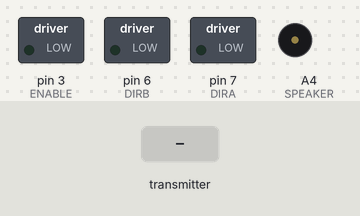
Recording of a sketch running on a simulated Arduino Uno, built with avr-gcc and run on an emulated ATmega328P. Shown: switched loads named in the sketch (green lamp = pin HIGH), buzzer (waves = sounding). The inputs (shaded band) are chosen by the test bench. No radio packets arrive unless stated.

Above: at 1.2 s.
1.3 s: the transmitter starts sending msg.0 = 1
At 2.9 s:
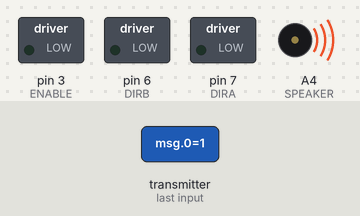
At 7.4 s:
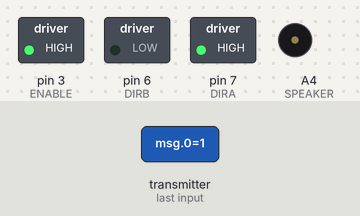
Timing chart, 0 to 10.3 s (numbered marks = the images above; inputs shaded):
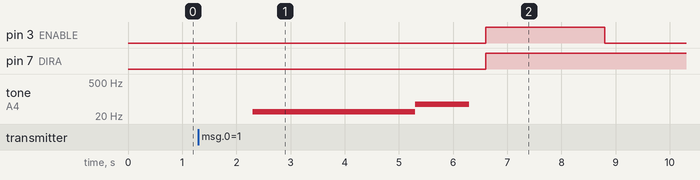

Measured:
- after the input at 1.3 s, pin 3 (ENABLE): LOW → HIGH after 5.3 s, → LOW 2.2 s later; pin 7 (DIRA): LOW → HIGH after 5.3 s; tone on A4 (SPEAKER): silent → 30 Hz after 1.0 s, → 60 Hz 3.0 s later, → silent 1.0 s later

The sketch:

receiver_code_robot.ino
```cpp
#include <SPI.h>      //SPI library for communicate with the nRF24L01+
#include "RF24.h"     //The main library of the nRF24L01+

//Define enable pins of the Motors
const int ENABLE = 3;
const byte redLED = 4;
const byte greenLED = 5;
int SPEAKER = A4;    // The speaker is on pin 8

//Define control pins of the Motors
//If the motors rotate in the opposite direction, you can change the positions of the following pin numbers
const int DIRA = 7;    // Motor (+)
const int DIRB = 6;    // Motor (-)

//variables definition
int msg[1];
int data;
int buzzer_state = 0;
int A = 0;
int B = 0;
int C = 0;

//Define object from RF24 library - 9 and 10 are a digital pin numbers to which signals CE and CSN are connected
RF24 radio(9,10);

//Create a pipe addresses for the communicate
const uint64_t pipe = 0xE8E8F0F0E1LL;

//function that makes the robot walk a specific number of steps
int step(int i) {
  //drive step(s)
  analogWrite(ENABLE,255); //enable on at speed 255
  digitalWrite(DIRA,HIGH); //one way
  digitalWrite(DIRB,LOW);
  delay(i * 2200);
  analogWrite(ENABLE,0); //enable off
}

//functino that activates a buzzer sequence
int buzzer() {

  digitalWrite(redLED, HIGH);
  tone(SPEAKER, 30, 1500);
  delay(1000);
  digitalWrite(redLED, LOW);

  digitalWrite(redLED, HIGH);
  tone(SPEAKER, 30, 1500);
  delay(1000);
  digitalWrite(redLED, LOW);

  digitalWrite(redLED, HIGH);
  tone(SPEAKER, 30, 1500);
  delay(1000);
  digitalWrite(redLED, LOW);

  digitalWrite(greenLED, HIGH);
  tone(SPEAKER, 60, 1000);
  delay(1300);
}

void setup(){
  //Define the motor pins as OUTPUT
  pinMode(ENABLE,OUTPUT);
  pinMode(DIRA,OUTPUT);
  pinMode(DIRB,OUTPUT);
  pinMode(SPEAKER, OUTPUT);

  Serial.begin(9600);
  radio.begin();                    //Start the nRF24 communicate
  radio.openReadingPipe(1, pipe);   //Sets the address of the transmitter to which the program will receive data.
  radio.startListening();
  }

void loop(){
  if (radio.available()){
    radio.read(&msg, 1);   //read the data from the glove
    data = msg[0];
    delay(1000);

    //walk 1 if 1 finger showed
    if ((A == 0) && (data == 1)){
      if (buzzer_state == 0) {
        buzzer();
        buzzer_state = 1;
      }
      digitalWrite(greenLED, HIGH);
      step(1);
      digitalWrite(greenLED, LOW);
      A = 1;
      B = 0;
      C = 0;
    }

    //walk 2 if 2 fingers showed
    else if((B == 0) && (data == 2)){
      if (buzzer_state == 0) {
        buzzer();
        buzzer_state = 1;
      }
      digitalWrite(greenLED, HIGH);
      step(2);
      digitalWrite(greenLED, LOW);
      B = 1;
      A = 0;
      C = 0;
    }

    //walk 3 if 3 fingers showed
    else if (C == 0 && data == 3){
      if (buzzer_state == 0) {
        buzzer();
        buzzer_state = 1;
      }
      digitalWrite(greenLED, HIGH);
      step(3);
      digitalWrite(greenLED, LOW);
      C = 1;
      A = 0;
      B = 0;
    }
  }
}
```
